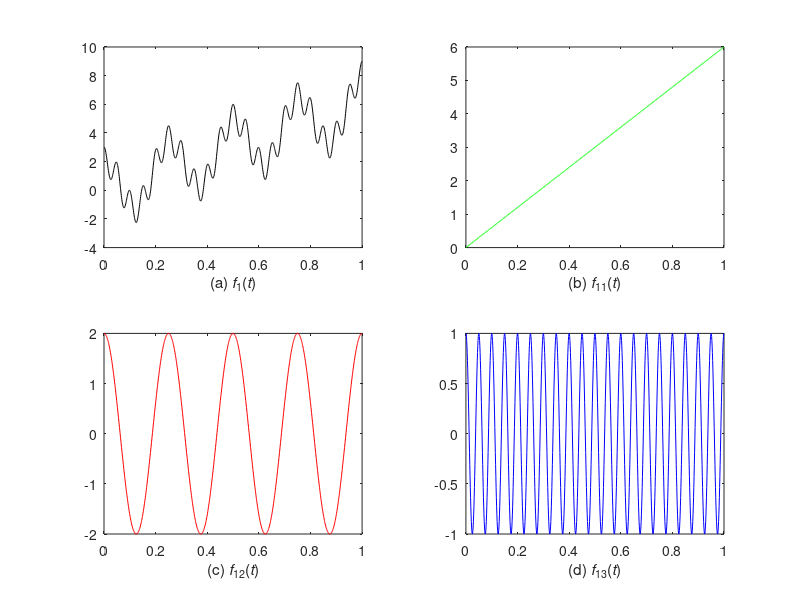

Write the MATLAB code that produced this figure. (Note: this script raises an error after producing the figure.)
% Author: Wei % Institution: Department of Mechanical and Materials Engineering, 
% University of Cincinnati, Cincinnati, OH 45221, USA
% Year: 2021
% Version: 1.0
% Reference: Empirical Fourier decomposition: An accurate signal decomposition method
% for nonlinear and non-stationary time series analysis
% https://doi.org/10.1016/j.ymssp.2021.108155
% =========================================================================
%% signal generation
T = 1;          % total time
fs = 1000;      % sample frequency
t = (0:1/fs:T); % time step
f11 = 6*t;
f12 = 2*cos(8*pi*t);
f13 = cos(40*pi*t);
sig1 = f11+f12+f13;
% plot
figure
subplot(221)
plot(t,sig1,'k')
set(gca,'XTick',(0:0.2:1))
xlabel('(a) \itf\rm_1(\itt\rm)')
subplot(222)
plot(t,f11,'g')
set(gca,'XTick',(0:0.2:1))
xlabel('(b) \itf\rm_{11}(\itt\rm)')
subplot(223)
plot(t,f12,'r')
set(gca,'XTick',(0:0.2:1))
xlabel('(c) \itf\rm_{12}(\itt\rm)')
subplot(224)
plot(t,f13,'b')
set(gca,'XTick',(0:0.2:1))
xlabel('(d) \itf\rm_{13}(\itt\rm)')

%% We perform the empirical Fourier decomposition
% the sig1 consists of 3 components, so 3 segments are needed
N = 3;
% perform EFD
[efd,cerf,boundaries] = EFD(sig1,N);
% plot the detected boundaries, to check the segmentation results
plotbounds(sig1,boundaries)

%% results
% three components
figure
subplot(3,1,1)
plot(t,efd{1,1},'k')
hold on 
plot(t,f11,'--r')
set(gca,'XTick',(0:0.2:1))
legend('Theoretical','Estimated')
subplot(3,1,2)
plot(t,efd{2,1},'k')
hold on 
plot(t,f12,'--r')
set(gca,'XTick',(0:0.2:1))
subplot(3,1,3)
plot(t,efd{3,1},'k')
hold on 
plot(t,f13,'--r')
set(gca,'XTick',(0:0.2:1))
xlabel('EFD')
